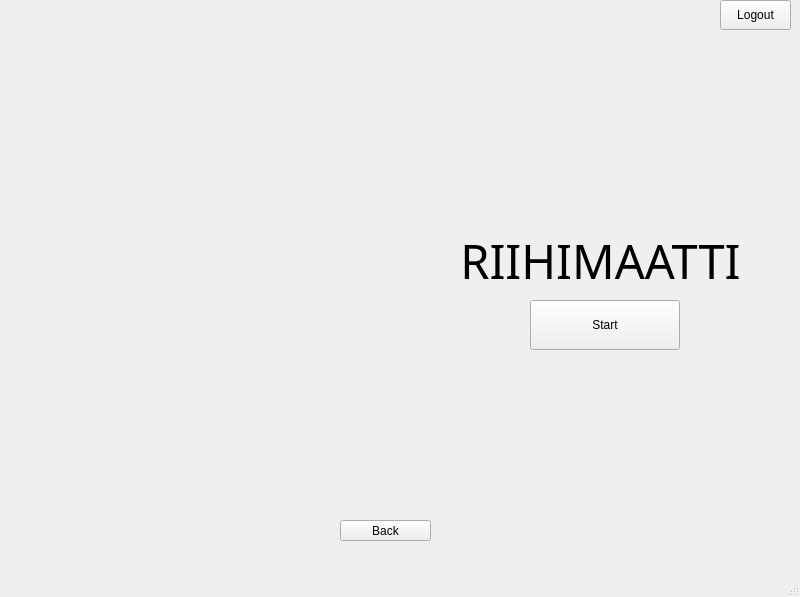
<?xml version="1.0" encoding="UTF-8"?>
<ui version="4.0">
 <class>MainWindow</class>
 <widget class="QMainWindow" name="MainWindow">
  <property name="geometry">
   <rect>
    <x>0</x>
    <y>0</y>
    <width>800</width>
    <height>597</height>
   </rect>
  </property>
  <property name="windowTitle">
   <string>MainWindow</string>
  </property>
  <widget class="QWidget" name="centralwidget">
   <widget class="QStackedWidget" name="stackedWidget">
    <property name="geometry">
     <rect>
      <x>-10</x>
      <y>30</y>
      <width>800</width>
      <height>480</height>
     </rect>
    </property>
    <property name="autoFillBackground">
     <bool>false</bool>
    </property>
    <property name="styleSheet">
     <string notr="true"/>
    </property>
    <property name="currentIndex">
     <number>0</number>
    </property>
    <widget class="QWidget" name="page">
     <widget class="QLabel" name="label_7">
      <property name="geometry">
       <rect>
        <x>460</x>
        <y>190</y>
        <width>301</width>
        <height>81</height>
       </rect>
      </property>
      <property name="font">
       <font>
        <family>Footlight MT</family>
        <pointsize>35</pointsize>
       </font>
      </property>
      <property name="text">
       <string>RIIHIMAATTI</string>
      </property>
      <property name="alignment">
       <set>Qt::AlignmentFlag::AlignCenter</set>
      </property>
     </widget>
     <widget class="QPushButton" name="btnStart">
      <property name="geometry">
       <rect>
        <x>540</x>
        <y>270</y>
        <width>150</width>
        <height>50</height>
       </rect>
      </property>
      <property name="text">
       <string>Start</string>
      </property>
     </widget>
     <widget class="QLabel" name="label_logo">
      <property name="geometry">
       <rect>
        <x>-120</x>
        <y>-120</y>
        <width>691</width>
        <height>671</height>
       </rect>
      </property>
      <property name="font">
       <font>
        <family>Script</family>
        <bold>true</bold>
       </font>
      </property>
      <property name="text">
       <string/>
      </property>
     </widget>
    </widget>
    <widget class="QWidget" name="page_2">
     <widget class="QPushButton" name="btnBalance">
      <property name="geometry">
       <rect>
        <x>520</x>
        <y>130</y>
        <width>191</width>
        <height>30</height>
       </rect>
      </property>
      <property name="text">
       <string>Show balance</string>
      </property>
     </widget>
     <widget class="QPushButton" name="btnTransactions">
      <property name="geometry">
       <rect>
        <x>510</x>
        <y>230</y>
        <width>211</width>
        <height>30</height>
       </rect>
      </property>
      <property name="text">
       <string>Show transactions</string>
      </property>
     </widget>
     <widget class="QPushButton" name="btnWithdrawal">
      <property name="geometry">
       <rect>
        <x>510</x>
        <y>180</y>
        <width>211</width>
        <height>30</height>
       </rect>
      </property>
      <property name="text">
       <string>Make a withdrawal</string>
      </property>
     </widget>
     <widget class="QLabel" name="labelHeyAndName">
      <property name="geometry">
       <rect>
        <x>20</x>
        <y>90</y>
        <width>411</width>
        <height>21</height>
       </rect>
      </property>
      <property name="text">
       <string>Tervetuloa</string>
      </property>
     </widget>
     <widget class="QLabel" name="label_test">
      <property name="geometry">
       <rect>
        <x>30</x>
        <y>140</y>
        <width>321</width>
        <height>191</height>
       </rect>
      </property>
      <property name="text">
       <string>TextLabel</string>
      </property>
     </widget>
    </widget>
    <widget class="QWidget" name="page_6">
     <widget class="QLabel" name="label_thankYou">
      <property name="geometry">
       <rect>
        <x>180</x>
        <y>180</y>
        <width>451</width>
        <height>111</height>
       </rect>
      </property>
      <property name="font">
       <font>
        <pointsize>16</pointsize>
       </font>
      </property>
      <property name="text">
       <string>Thank you for choosing Riihimaatti!</string>
      </property>
      <property name="alignment">
       <set>Qt::AlignmentFlag::AlignCenter</set>
      </property>
     </widget>
     <widget class="QLabel" name="label_logout">
      <property name="geometry">
       <rect>
        <x>190</x>
        <y>30</y>
        <width>411</width>
        <height>171</height>
       </rect>
      </property>
      <property name="font">
       <font>
        <pointsize>16</pointsize>
        <bold>true</bold>
       </font>
      </property>
      <property name="text">
       <string>Logout successful</string>
      </property>
      <property name="alignment">
       <set>Qt::AlignmentFlag::AlignCenter</set>
      </property>
     </widget>
    </widget>
   </widget>
   <widget class="QPushButton" name="btnLogout">
    <property name="geometry">
     <rect>
      <x>720</x>
      <y>0</y>
      <width>71</width>
      <height>30</height>
     </rect>
    </property>
    <property name="text">
     <string>Logout</string>
    </property>
   </widget>
   <widget class="QPushButton" name="btnBack">
    <property name="geometry">
     <rect>
      <x>340</x>
      <y>520</y>
      <width>91</width>
      <height>21</height>
     </rect>
    </property>
    <property name="text">
     <string>Back</string>
    </property>
   </widget>
  </widget>
  <widget class="QMenuBar" name="menubar">
   <property name="geometry">
    <rect>
     <x>0</x>
     <y>0</y>
     <width>800</width>
     <height>22</height>
    </rect>
   </property>
  </widget>
  <widget class="QStatusBar" name="statusbar"/>
 </widget>
 <resources/>
 <connections/>
</ui>
